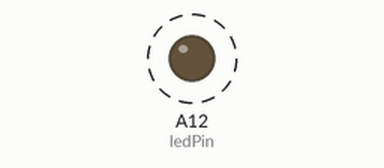
The sketch below on a simulated Arduino Mega 2560, built with avr-gcc and run on an emulated ATmega2560. On the bench: output pins drawn as LEDs (lit = HIGH). Dashed ring = blinking.

Above: at 1.0 s.
Timing chart, 0 to 4.7 s (numbered marks = the images above):
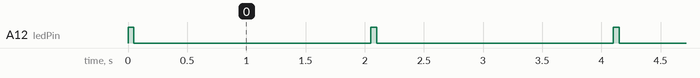

The sketch:

01-blinky.ino
```cpp
// Arduino pin number of the blue LED
const byte ledPin = A12;

void setup() {
  // Set the LED pin to OUTPUT as we want to provide a signal to the
  // pin instead of reading from it (INPUT). If you do not set the mode
  // the LED may appear dim.
  pinMode(ledPin, OUTPUT);
}

void loop() {
  // Set the voltage of the pin to 5V
  digitalWrite(ledPin, HIGH);

  // Wait for 50 miliseconds to notice for a human that the LED is on
  delay(50);

  // Set the voltage of the pin to 0v
  digitalWrite(ledPin, LOW);

  // Wait for 2 seconds before continue
  delay(2000);
}
```

Measured:
- by itself, A12 (ledPin): alternates HIGH for 0.05 s and LOW for 2.0 s
